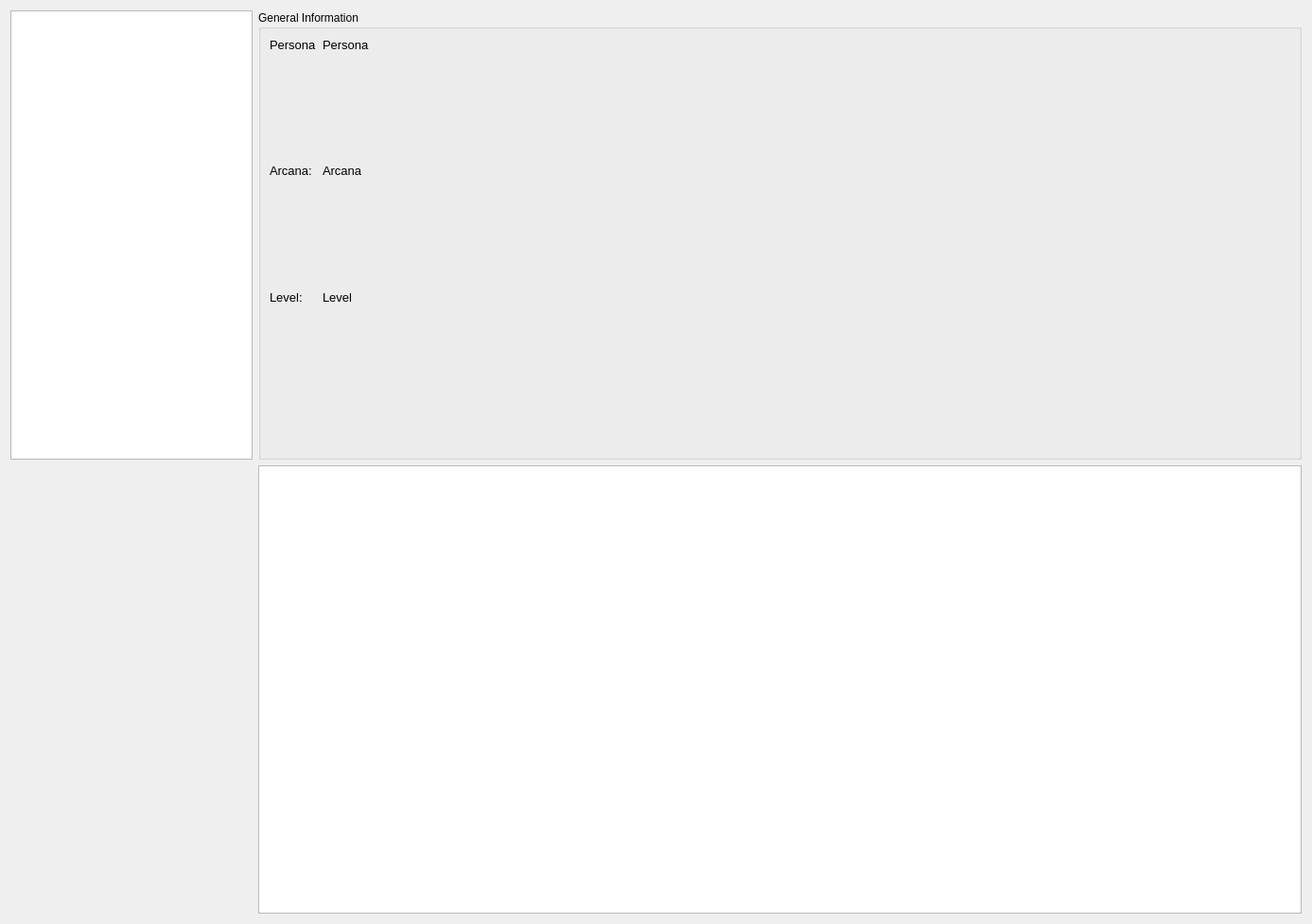
<?xml version="1.0" encoding="UTF-8"?>
<ui version="4.0">
 <class>favorites</class>
 <widget class="QDialog" name="favorites">
  <property name="geometry">
   <rect>
    <x>0</x>
    <y>0</y>
    <width>1387</width>
    <height>977</height>
   </rect>
  </property>
  <property name="windowTitle">
   <string>Dialog</string>
  </property>
  <layout class="QFormLayout" name="formLayout_2">
   <item row="0" column="1">
    <widget class="QGroupBox" name="groupBox">
     <property name="title">
      <string>General Information</string>
     </property>
     <layout class="QVBoxLayout" name="verticalLayout">
      <item>
       <layout class="QFormLayout" name="formLayout">
        <item row="1" column="0">
         <widget class="QLabel" name="label_2">
          <property name="font">
           <font>
            <pointsize>10</pointsize>
           </font>
          </property>
          <property name="text">
           <string>Persona</string>
          </property>
         </widget>
        </item>
        <item row="1" column="1">
         <widget class="QLabel" name="PerFLbl">
          <property name="font">
           <font>
            <pointsize>10</pointsize>
           </font>
          </property>
          <property name="text">
           <string>Persona</string>
          </property>
         </widget>
        </item>
        <item row="2" column="1">
         <spacer name="verticalSpacer">
          <property name="orientation">
           <enum>Qt::Vertical</enum>
          </property>
          <property name="sizeHint" stdset="0">
           <size>
            <width>20</width>
            <height>40</height>
           </size>
          </property>
         </spacer>
        </item>
        <item row="3" column="0">
         <widget class="QLabel" name="label_4">
          <property name="font">
           <font>
            <pointsize>10</pointsize>
           </font>
          </property>
          <property name="text">
           <string>Arcana: </string>
          </property>
         </widget>
        </item>
        <item row="3" column="1">
         <widget class="QLabel" name="perArcFLbl">
          <property name="font">
           <font>
            <pointsize>10</pointsize>
           </font>
          </property>
          <property name="text">
           <string>Arcana</string>
          </property>
         </widget>
        </item>
        <item row="4" column="1">
         <spacer name="verticalSpacer_2">
          <property name="orientation">
           <enum>Qt::Vertical</enum>
          </property>
          <property name="sizeHint" stdset="0">
           <size>
            <width>20</width>
            <height>40</height>
           </size>
          </property>
         </spacer>
        </item>
        <item row="5" column="0">
         <widget class="QLabel" name="label_3">
          <property name="font">
           <font>
            <pointsize>10</pointsize>
           </font>
          </property>
          <property name="text">
           <string>Level: </string>
          </property>
         </widget>
        </item>
        <item row="5" column="1">
         <widget class="QLabel" name="perFLvlLbl">
          <property name="font">
           <font>
            <pointsize>10</pointsize>
           </font>
          </property>
          <property name="text">
           <string>Level</string>
          </property>
         </widget>
        </item>
        <item row="6" column="1">
         <spacer name="verticalSpacer_3">
          <property name="orientation">
           <enum>Qt::Vertical</enum>
          </property>
          <property name="sizeHint" stdset="0">
           <size>
            <width>20</width>
            <height>40</height>
           </size>
          </property>
         </spacer>
        </item>
       </layout>
      </item>
      <item>
       <widget class="QLabel" name="spFusion">
        <property name="text">
         <string/>
        </property>
       </widget>
      </item>
      <item>
       <widget class="QLabel" name="mlLbl">
        <property name="text">
         <string/>
        </property>
       </widget>
      </item>
     </layout>
    </widget>
   </item>
   <item row="1" column="1">
    <widget class="QTableView" name="resultView"/>
   </item>
   <item row="0" column="0">
    <widget class="QListView" name="favView"/>
   </item>
  </layout>
 </widget>
 <resources/>
 <connections/>
</ui>
